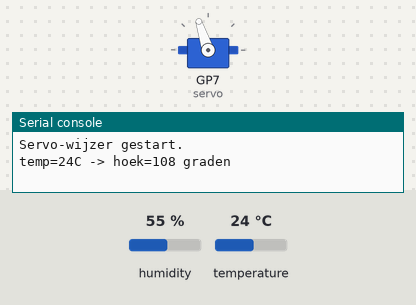
This program was run on a simulated Raspberry Pi Pico running MicroPython. On the bench: servo, the last lines printed to the serial console. Inputs (shaded band) come from the test bench; at power-on: temperature 24 °C, humidity 55 %. Servo angles are drawn from the pulse width (0.5 ms = 0°, 2.5 ms = 180°).

Above: at 1.2 s.
1.3 s: temperature set to 12 °C
At 3.6 s:
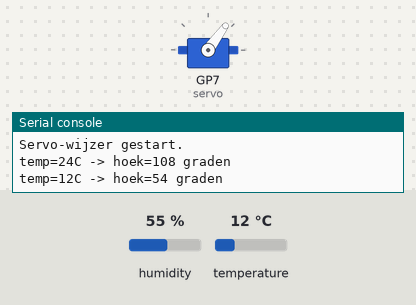
4.0 s: temperature set to 33 °C
At 5.7 s:
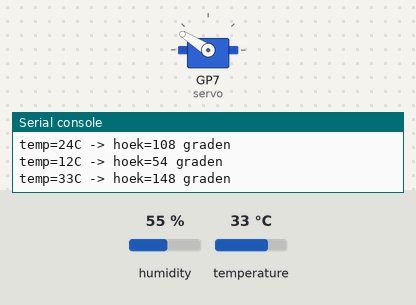
6.7 s: temperature set to 41 °C
At 8.5 s:
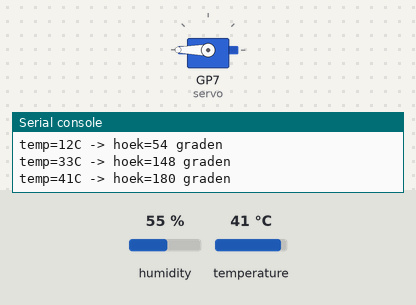
9.4 s: temperature set to 19 °C
At 11.6 s:
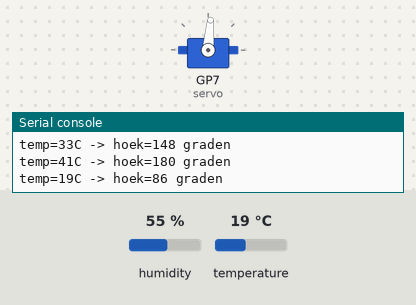
Timing chart, 0 to 13.1 s (numbered marks = the images above; inputs shaded):
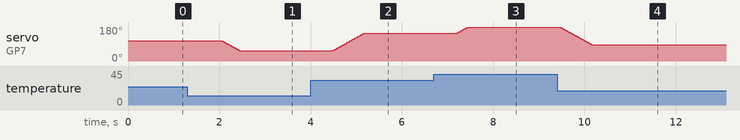

Measured:
- after the input at 1.3 s, servo on GP7 (servo): moves from 108° to 54° over 0.40 s, starting after 0.75 s
- after the input at 4.0 s, servo on GP7 (servo): moves from 54° to 148° over 0.70 s, starting after 0.48 s
- after the input at 6.7 s, servo on GP7 (servo): moves from 148° to 180° over 0.24 s, starting after 0.51 s
- after the input at 9.4 s, servo on GP7 (servo): moves from 180° to 85° over 0.72 s, starting after 0.06 s

The program:

main.py
```python
"""Servo-wijzer — DHT11 temperatuur stuurt servo positie.

Mapping: 0 °C -> 0°, 40 °C -> 180°. Wordt geclipt buiten dit bereik.
Soepel verloop: stapsgewijs naar nieuwe positie om jitter te vermijden.
"""

import time
import dht
from machine import Pin, PWM


DHT_PIN = 16
SERVO_PIN = 7
TEMP_MIN_C = 0
TEMP_MAX_C = 40
INTERVAL_S = 2


class Servo:
    """SG90 micro servo via PWM (50 Hz, pulsbreedte 500–2500 us)."""

    def __init__(self, pin, freq=50):
        self.pwm = PWM(Pin(pin), freq=freq)
        self._huidige_hoek = None

    def _hoek_naar_duty(self, hoek):
        us = 500 + (hoek / 180) * 2000
        return int(us * 65535 / 20000)

    def zet_hoek(self, hoek):
        """Zet de servo direct op een hoek (0..180)."""
        hoek = max(0, min(180, hoek))
        self.pwm.duty_u16(self._hoek_naar_duty(hoek))
        self._huidige_hoek = hoek

    def soepel_naar(self, hoek, stap=2, vertraging_ms=15):
        """Beweeg stapsgewijs naar de doelhoek."""
        hoek = max(0, min(180, hoek))
        if self._huidige_hoek is None:
            self.zet_hoek(hoek)
            return
        richting = 1 if hoek > self._huidige_hoek else -1
        h = self._huidige_hoek
        while abs(h - hoek) >= stap:
            h += richting * stap
            self.zet_hoek(h)
            time.sleep_ms(vertraging_ms)
        self.zet_hoek(hoek)


def temp_naar_hoek(temp_c):
    """Lineaire mapping van temperatuur naar 0..180 graden."""
    if temp_c <= TEMP_MIN_C:
        return 0
    if temp_c >= TEMP_MAX_C:
        return 180
    return (temp_c - TEMP_MIN_C) * 180 / (TEMP_MAX_C - TEMP_MIN_C)


def main():
    sensor = dht.DHT11(Pin(DHT_PIN))
    servo = Servo(SERVO_PIN)

    print("Servo-wijzer gestart.")
    while True:
        sensor.measure()
        t = sensor.temperature()
        hoek = temp_naar_hoek(t)
        servo.soepel_naar(hoek)
        print("temp={}C -> hoek={:.0f} graden".format(t, hoek))
        time.sleep(INTERVAL_S)


main()
```
